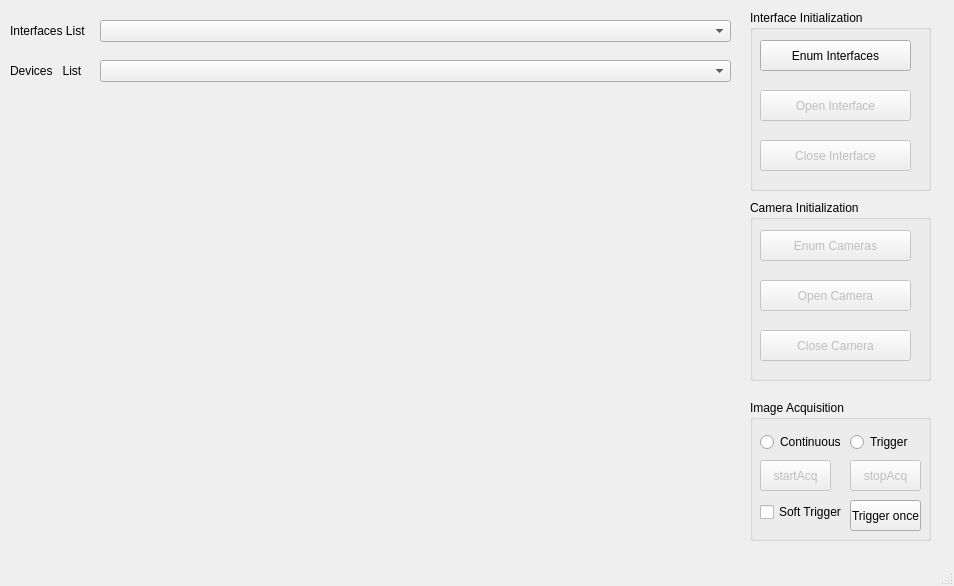
<?xml version="1.0" encoding="UTF-8"?>
<ui version="4.0">
 <class>MainWindow</class>
 <widget class="QMainWindow" name="MainWindow">
  <property name="geometry">
   <rect>
    <x>0</x>
    <y>0</y>
    <width>954</width>
    <height>586</height>
   </rect>
  </property>
  <property name="windowTitle">
   <string>ReconstructImageDemo</string>
  </property>
  <widget class="QWidget" name="centralWidget">
   <widget class="QComboBox" name="ComboInterfaces">
    <property name="geometry">
     <rect>
      <x>100</x>
      <y>20</y>
      <width>631</width>
      <height>22</height>
     </rect>
    </property>
   </widget>
   <widget class="QWidget" name="widgetDisplay" native="true">
    <property name="geometry">
     <rect>
      <x>20</x>
      <y>110</y>
      <width>371</width>
      <height>441</height>
     </rect>
    </property>
   </widget>
   <widget class="QGroupBox" name="IntgroupBox">
    <property name="geometry">
     <rect>
      <x>750</x>
      <y>10</y>
      <width>181</width>
      <height>181</height>
     </rect>
    </property>
    <property name="title">
     <string>Interface Initialization</string>
    </property>
    <widget class="QPushButton" name="bnIntEnum">
     <property name="geometry">
      <rect>
       <x>10</x>
       <y>30</y>
       <width>151</width>
       <height>31</height>
      </rect>
     </property>
     <property name="text">
      <string>Enum Interfaces</string>
     </property>
    </widget>
    <widget class="QPushButton" name="bnIntOpen">
     <property name="enabled">
      <bool>false</bool>
     </property>
     <property name="geometry">
      <rect>
       <x>10</x>
       <y>80</y>
       <width>151</width>
       <height>31</height>
      </rect>
     </property>
     <property name="text">
      <string>Open Interface</string>
     </property>
    </widget>
    <widget class="QPushButton" name="bnIntClose">
     <property name="enabled">
      <bool>false</bool>
     </property>
     <property name="geometry">
      <rect>
       <x>10</x>
       <y>130</y>
       <width>151</width>
       <height>31</height>
      </rect>
     </property>
     <property name="text">
      <string>Close Interface</string>
     </property>
    </widget>
   </widget>
   <widget class="QGroupBox" name="CamgroupBox">
    <property name="geometry">
     <rect>
      <x>750</x>
      <y>200</y>
      <width>181</width>
      <height>181</height>
     </rect>
    </property>
    <property name="title">
     <string>Camera Initialization</string>
    </property>
    <widget class="QPushButton" name="bnCamEnum">
     <property name="enabled">
      <bool>false</bool>
     </property>
     <property name="geometry">
      <rect>
       <x>10</x>
       <y>30</y>
       <width>151</width>
       <height>31</height>
      </rect>
     </property>
     <property name="text">
      <string>Enum Cameras</string>
     </property>
    </widget>
    <widget class="QPushButton" name="bnCamOpen">
     <property name="enabled">
      <bool>false</bool>
     </property>
     <property name="geometry">
      <rect>
       <x>10</x>
       <y>80</y>
       <width>151</width>
       <height>31</height>
      </rect>
     </property>
     <property name="text">
      <string>Open Camera</string>
     </property>
    </widget>
    <widget class="QPushButton" name="bnCamClose">
     <property name="enabled">
      <bool>false</bool>
     </property>
     <property name="geometry">
      <rect>
       <x>10</x>
       <y>130</y>
       <width>151</width>
       <height>31</height>
      </rect>
     </property>
     <property name="text">
      <string>Close Camera</string>
     </property>
    </widget>
   </widget>
   <widget class="QGroupBox" name="ImggroupBox">
    <property name="enabled">
     <bool>true</bool>
    </property>
    <property name="geometry">
     <rect>
      <x>750</x>
      <y>400</y>
      <width>181</width>
      <height>141</height>
     </rect>
    </property>
    <property name="title">
     <string>Image Acquisition</string>
    </property>
    <widget class="QPushButton" name="bnStartGrabbing">
     <property name="enabled">
      <bool>false</bool>
     </property>
     <property name="geometry">
      <rect>
       <x>10</x>
       <y>60</y>
       <width>71</width>
       <height>31</height>
      </rect>
     </property>
     <property name="text">
      <string>startAcq</string>
     </property>
    </widget>
    <widget class="QPushButton" name="bnStopGrabbing">
     <property name="enabled">
      <bool>false</bool>
     </property>
     <property name="geometry">
      <rect>
       <x>100</x>
       <y>60</y>
       <width>71</width>
       <height>31</height>
      </rect>
     </property>
     <property name="text">
      <string>stopAcq</string>
     </property>
    </widget>
    <widget class="QRadioButton" name="RadioContinus">
     <property name="geometry">
      <rect>
       <x>10</x>
       <y>30</y>
       <width>96</width>
       <height>24</height>
      </rect>
     </property>
     <property name="text">
      <string>Continuous</string>
     </property>
    </widget>
    <widget class="QRadioButton" name="RadioTrigger">
     <property name="geometry">
      <rect>
       <x>100</x>
       <y>30</y>
       <width>96</width>
       <height>24</height>
      </rect>
     </property>
     <property name="text">
      <string>Trigger</string>
     </property>
    </widget>
    <widget class="QCheckBox" name="CheckSoftTrigger">
     <property name="geometry">
      <rect>
       <x>10</x>
       <y>100</y>
       <width>91</width>
       <height>24</height>
      </rect>
     </property>
     <property name="text">
      <string>Soft Trigger</string>
     </property>
    </widget>
    <widget class="QPushButton" name="bnSoftTriggerOnce">
     <property name="geometry">
      <rect>
       <x>100</x>
       <y>100</y>
       <width>71</width>
       <height>31</height>
      </rect>
     </property>
     <property name="text">
      <string>Trigger once</string>
     </property>
    </widget>
   </widget>
   <widget class="QLabel" name="labelInterface">
    <property name="geometry">
     <rect>
      <x>10</x>
      <y>20</y>
      <width>91</width>
      <height>21</height>
     </rect>
    </property>
    <property name="text">
     <string>Interfaces List</string>
    </property>
   </widget>
   <widget class="QComboBox" name="ComboDevices">
    <property name="geometry">
     <rect>
      <x>100</x>
      <y>60</y>
      <width>631</width>
      <height>22</height>
     </rect>
    </property>
   </widget>
   <widget class="QLabel" name="labelDevice">
    <property name="geometry">
     <rect>
      <x>10</x>
      <y>60</y>
      <width>91</width>
      <height>21</height>
     </rect>
    </property>
    <property name="text">
     <string>Devices   List</string>
    </property>
   </widget>
   <widget class="QWidget" name="widgetDisplay_2" native="true">
    <property name="geometry">
     <rect>
      <x>400</x>
      <y>110</y>
      <width>331</width>
      <height>441</height>
     </rect>
    </property>
   </widget>
  </widget>
  <widget class="QStatusBar" name="statusBar"/>
 </widget>
 <layoutdefault spacing="6" margin="11"/>
 <tabstops>
  <tabstop>bnIntEnum</tabstop>
  <tabstop>ComboInterfaces</tabstop>
 </tabstops>
 <resources/>
 <connections/>
</ui>
